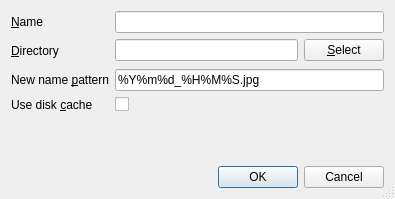
<?xml version="1.0" encoding="UTF-8"?>
<ui version="4.0">
 <class>Dialog</class>
 <widget class="QDialog" name="Dialog">
  <property name="geometry">
   <rect>
    <x>0</x>
    <y>0</y>
    <width>395</width>
    <height>199</height>
   </rect>
  </property>
  <property name="windowTitle">
   <string>Profile</string>
  </property>
  <property name="sizeGripEnabled">
   <bool>true</bool>
  </property>
  <layout class="QVBoxLayout" name="verticalLayout">
   <item>
    <layout class="QFormLayout" name="formLayout">
     <item row="0" column="0">
      <widget class="QLabel" name="label">
       <property name="text">
        <string>&amp;Name</string>
       </property>
       <property name="buddy">
        <cstring>name</cstring>
       </property>
      </widget>
     </item>
     <item row="0" column="1">
      <widget class="QLineEdit" name="name">
       <property name="whatsThis">
        <string>&lt;html&gt;&lt;head/&gt;&lt;body&gt;&lt;p&gt;Name of the profile&lt;/p&gt;&lt;p&gt;Will be used in the &lt;span style=&quot; font-style:italic;&quot;&gt;Profiles&lt;/span&gt; menu&lt;/p&gt;&lt;/body&gt;&lt;/html&gt;</string>
       </property>
      </widget>
     </item>
     <item row="1" column="0">
      <widget class="QLabel" name="label_2">
       <property name="minimumSize">
        <size>
         <width>0</width>
         <height>24</height>
        </size>
       </property>
       <property name="text">
        <string>&amp;Directory</string>
       </property>
       <property name="buddy">
        <cstring>path</cstring>
       </property>
      </widget>
     </item>
     <item row="1" column="1">
      <layout class="QHBoxLayout" name="horizontalLayout">
       <item>
        <widget class="QLineEdit" name="path">
         <property name="whatsThis">
          <string>Path of the image (jpeg) files</string>
         </property>
        </widget>
       </item>
       <item>
        <widget class="QPushButton" name="change">
         <property name="text">
          <string>&amp;Select</string>
         </property>
        </widget>
       </item>
      </layout>
     </item>
     <item row="2" column="0">
      <widget class="QLabel" name="recurseIntoSubFolderLabel">
       <property name="text">
        <string>New name &amp;pattern</string>
       </property>
       <property name="buddy">
        <cstring>pattern</cstring>
       </property>
      </widget>
     </item>
     <item row="2" column="1">
      <widget class="QLineEdit" name="pattern">
       <property name="text">
        <string>%Y%m%d_%H%M%S.jpg</string>
       </property>
      </widget>
     </item>
     <item row="3" column="0">
      <widget class="QLabel" name="label_3">
       <property name="text">
        <string>Use disk &amp;cache</string>
       </property>
       <property name="buddy">
        <cstring>use_disk_cache</cstring>
       </property>
      </widget>
     </item>
     <item row="3" column="1">
      <widget class="QCheckBox" name="use_disk_cache">
       <property name="text">
        <string/>
       </property>
      </widget>
     </item>
    </layout>
   </item>
   <item>
    <spacer name="verticalSpacer">
     <property name="orientation">
      <enum>Qt::Orientation::Vertical</enum>
     </property>
     <property name="sizeHint" stdset="0">
      <size>
       <width>20</width>
       <height>38</height>
      </size>
     </property>
    </spacer>
   </item>
   <item>
    <widget class="QDialogButtonBox" name="button_box">
     <property name="standardButtons">
      <set>QDialogButtonBox::StandardButton::Cancel|QDialogButtonBox::StandardButton::Ok</set>
     </property>
    </widget>
   </item>
  </layout>
 </widget>
 <tabstops>
  <tabstop>name</tabstop>
  <tabstop>path</tabstop>
  <tabstop>change</tabstop>
  <tabstop>pattern</tabstop>
 </tabstops>
 <resources/>
 <connections>
  <connection>
   <sender>button_box</sender>
   <signal>rejected()</signal>
   <receiver>Dialog</receiver>
   <slot>reject()</slot>
   <hints>
    <hint type="sourcelabel">
     <x>340</x>
     <y>212</y>
    </hint>
    <hint type="destinationlabel">
     <x>347</x>
     <y>140</y>
    </hint>
   </hints>
  </connection>
  <connection>
   <sender>button_box</sender>
   <signal>accepted()</signal>
   <receiver>Dialog</receiver>
   <slot>accept()</slot>
   <hints>
    <hint type="sourcelabel">
     <x>203</x>
     <y>211</y>
    </hint>
    <hint type="destinationlabel">
     <x>258</x>
     <y>136</y>
    </hint>
   </hints>
  </connection>
 </connections>
</ui>
